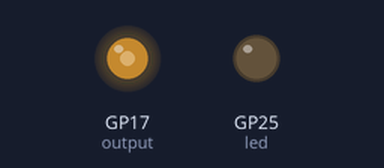
The program below on a simulated Raspberry Pi Pico running CircuitPython. Shown: output pins drawn as LEDs (lit = HIGH). Pins used as bus, display or sensor lines are not drawn; what the program prints to the serial console is not drawn.

Above: at 0.1 s.
Timing chart, 0 to 1.6 s (numbered marks = the images above):
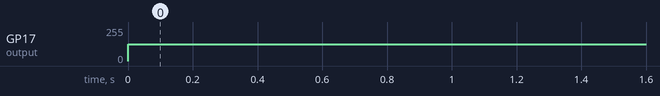

Measured:
- by itself, GP17 (output): 0/255 → 127/255 at 0.00 s

The program:

pwm_dco.py
```python
from time import sleep
import board
from digitalio import DigitalInOut, Direction
import busio
from pwmio import PWMOut

# i2c = busio.I2C(board.GP10, board.GP11)

reset = DigitalInOut(board.GP16)
reset.direction = Direction.OUTPUT

led = DigitalInOut(board.LED)
led.direction = Direction.OUTPUT

output = PWMOut(board.GP17, duty_cycle=0, frequency=440, variable_frequency=True)
output.duty_cycle = 0

tuning = [int(440 * pow(2, (freq - 69) / 12)) for freq in range(0, 127)]

while True:
    reset.value = True
    for freq in tuning[69:79]:
        print(freq)
        output.frequency = freq
        output.duty_cycle = 65535 // 2
        sleep(0.2)
```
